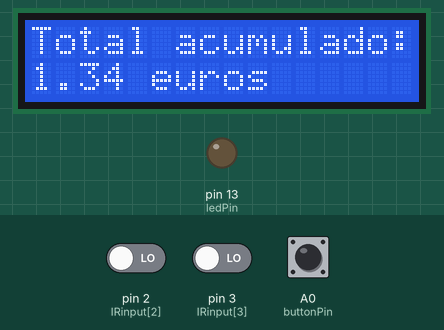
Simulated run of this sketch. Board: Arduino Uno, built with avr-gcc and run on an emulated ATmega328P. Shown: 16×2 character LCD, output pins drawn as LEDs (lit = HIGH). Inputs (shaded band) come from the test bench; at power-on: pin 2 (IRinput[2]) LOW, pin 3 (IRinput[3]) LOW, A0 (buttonPin) LOW. What the sketch prints to the serial monitor is not drawn.

Above: at 1.2 s.
1.3 s: pin 2 (IRinput[2]) driven HIGH
2.9 s: pin 2 (IRinput[2]) driven LOW
At 4.3 s:
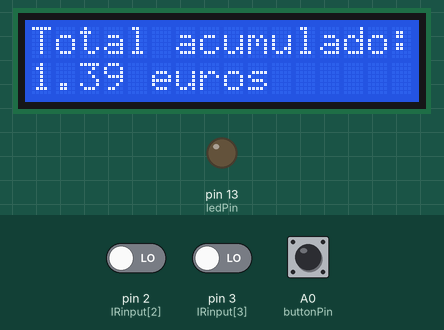
Timing chart, 0 to 5.9 s (numbered marks = the images above; inputs shaded):
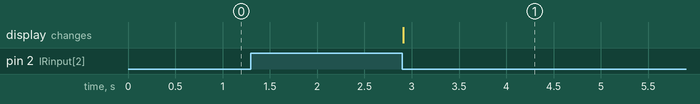

Measured:
- after the input at 1.3 s, every drawn part: stays the same
- after the input at 2.9 s, the display: changes at once (image 1)

The sketch:

coinsorter.ino
```cpp
/**
 * To do:
 * - use direct port manipulation for coin detection, enables for simultaneous readings, saves time and asm lines
 * - change LCD 2 modes to 9 modes, probably reducing the amount of LCD comms
 * - some performance metrics testing
 * - clean the code
 */
/*
 *
 *DDRD = B11111110;  // sets Arduino pins 1 to 7 as outputs, pin 0 as input
  DDRD = DDRD | B11111100;  // this is safer as it sets pins 2 to 7 as outputs
                            // without changing the value of pins 0 & 1, which are RX & TX
 */
#include <LiquidCrystal_I2C.h>

LiquidCrystal_I2C lcd(0x3F, 16, 2);
// A4 - sda, A5 - clk
const int IRinput[] = {0, 1, 2, 3, 4, 5, 6, 7};

const float coinvalue[] = {0.01, 0.02, 0.05, 0.10, 0.20, 0.5, 1, 2};

float num = 1.34;
char total[32] = "";

int ctrl = 0;
//int b_pres = 0;
int i = 0;

/****************/
/* button stuff */
/****************/

const int buttonPin = A0;    // the number of the pushbutton pin
const int ledPin = 13;      // the number of the LED pin
int lcdState = LOW;         // the current state of the LCD mode
int buttonState;             // the current reading from the input pin
int lastButtonState = LOW;   // the previous reading from the input pin
unsigned long lastDebounceTime = 0;  // the last time the output pin was toggled
unsigned long debounceDelay = 70;    // the debounce time; increase if the output flickers
int reading; // actual reading

/*******************/
/* mode ctrl stuff */
/*******************/
unsigned long runtime;
unsigned long msTime;
unsigned long mode;

void setup() {
  Serial.begin(9600);

  for(i = 0; i < 4; i++) pinMode(IRinput[i], INPUT);
  pinMode(buttonPin, INPUT);
  pinMode(ledPin, OUTPUT);

  lcd.init();
  lcd.backlight();
  lcd.print("Total acumulado:");

}

void loop() {
  print_total_to_lcd(num, lcdState);

  ctrl = 0;

  while(ctrl == 0){
    for(i=0;i<4;i++){
      if(digitalRead(IRinput[i]) == HIGH){
        delay(100);
        if(digitalRead(IRinput[i]) == HIGH){
          Serial.println("Detection1");
          ctrl = 1;
          break;
        }
      }
    }
  }
  while(digitalRead(IRinput[i]) == HIGH);
  //Serial.println("Detection2");
  num+=coinvalue[i];


  // button debounce
  reading = digitalRead(buttonPin);

  if (reading != lastButtonState) {
    lastDebounceTime = millis();
  }

  if ((millis() - lastDebounceTime) > debounceDelay) {
    if (reading != buttonState) {
      buttonState = reading;
      if (buttonState == HIGH) {
        Serial.println("toggle");
        lcdState = !lcdState;
        msTime = millis();
      }
    }
  }

  lastButtonState = reading;
  //Serial.println(lcdState);
}


void print_total_to_lcd(float num, int state){
  if(state){
    runtime = millis() - msTime;
    mode = (runtime>>10) & 7; // magic shit, roll over 8 modes (7) for 1 sec each (<<10)
    lcd.setCursor(0, 1);
    switch(mode){
        case 0:
          lcd.print("0.01 -> x2");
          break;

        case 1:
          lcd.print("0.02 -> x1");
          break;

        case 2:
          lcd.print("0.05 -> x2");
          break;

        case 3:
          lcd.print("0.10 -> x2");
          break;

        case 4:
          lcd.print("0.20 -> x0");
          break;

        case 5:
          lcd.print("0.50 -> x2");
          break;

        case 6:
          lcd.print("1.00 -> x0");
          break;

        case 7:
          lcd.print("2.00 -> x0");
          break;
    }

  } else {
    dtostrf(num, 0, 2, total);
    lcd.setCursor(0, 1);
    lcd.print(total);
    lcd.print(" euros");
  }

}
```
